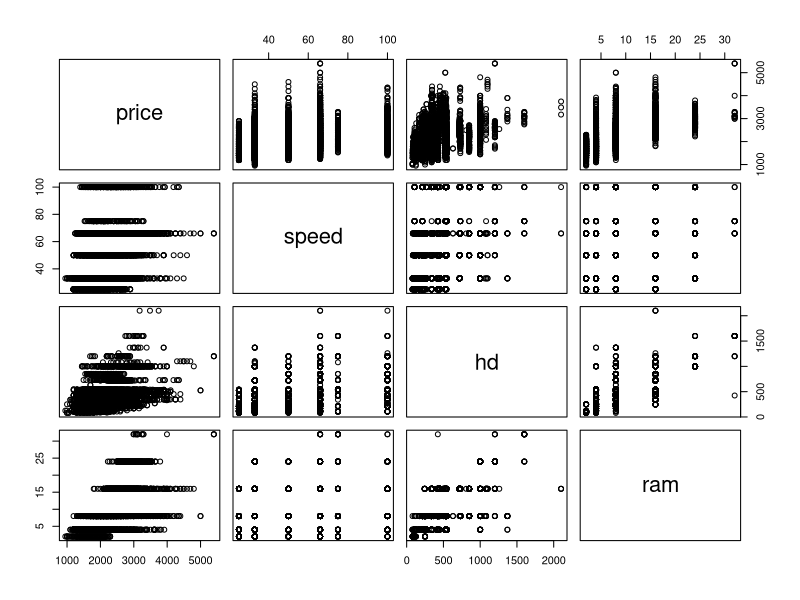
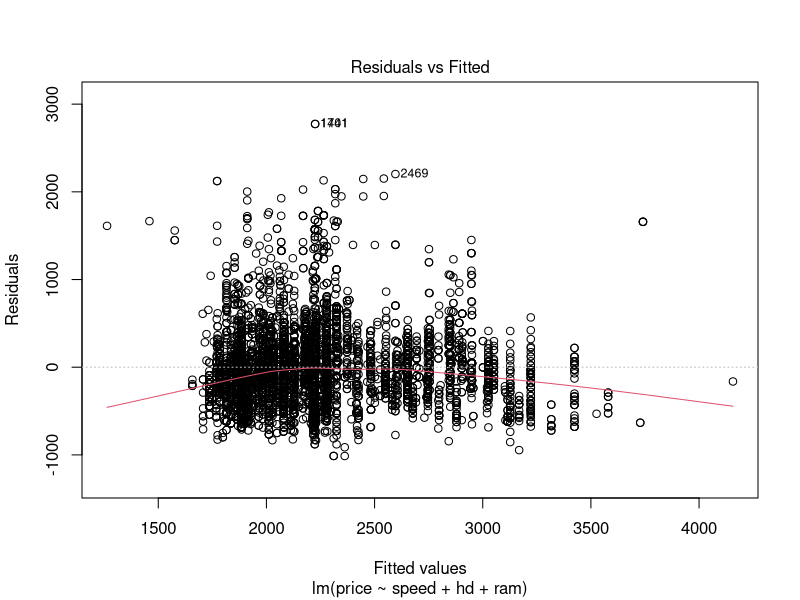
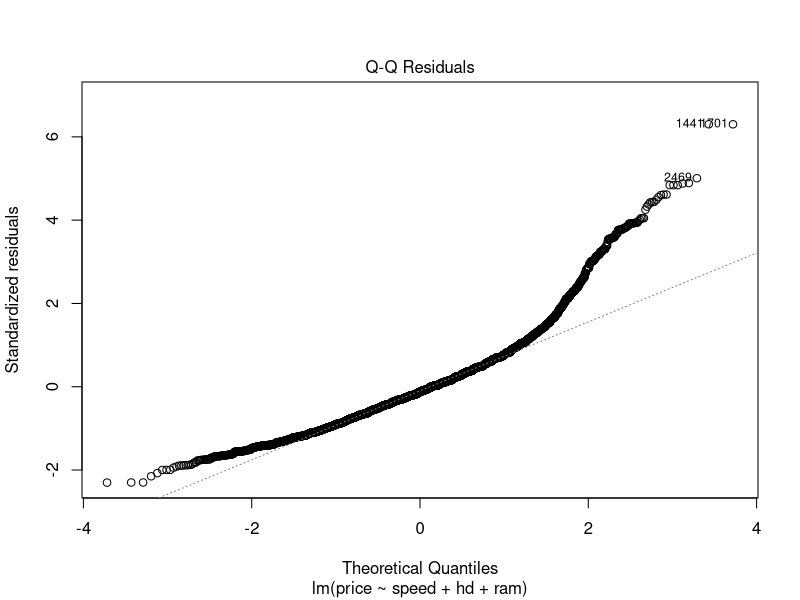
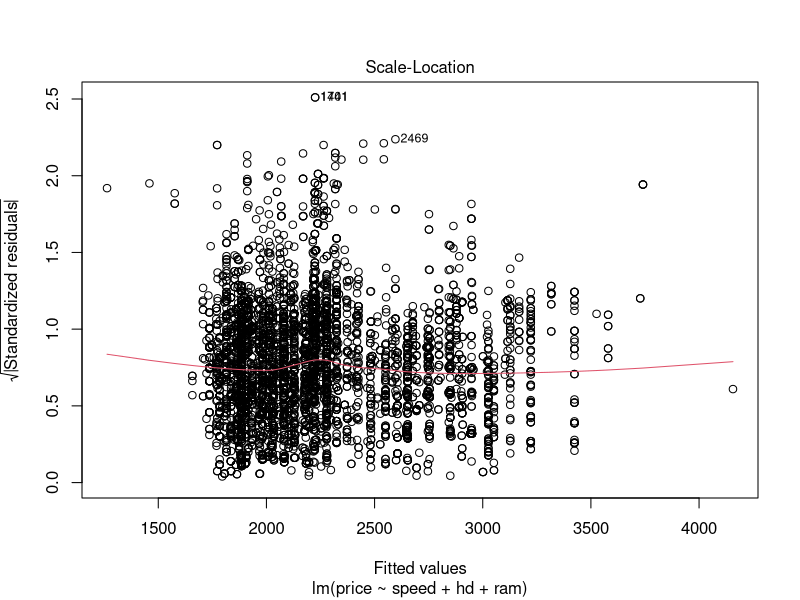
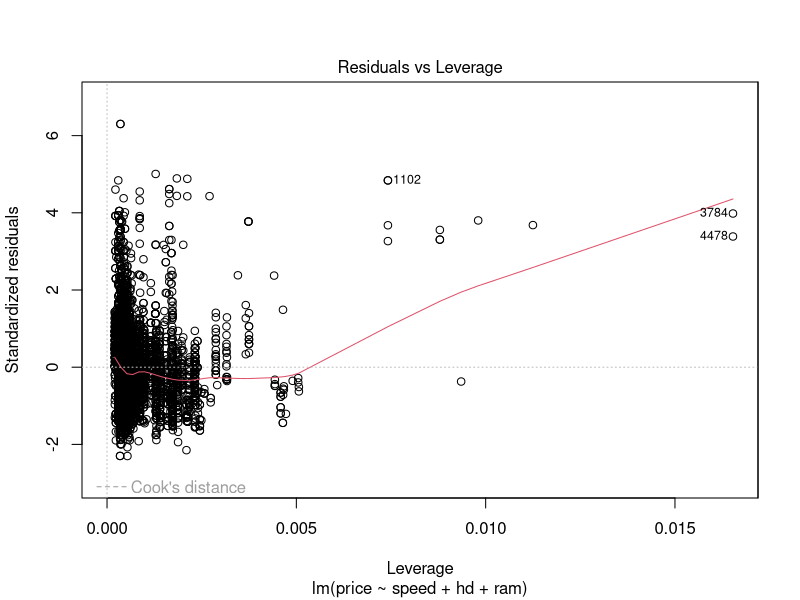
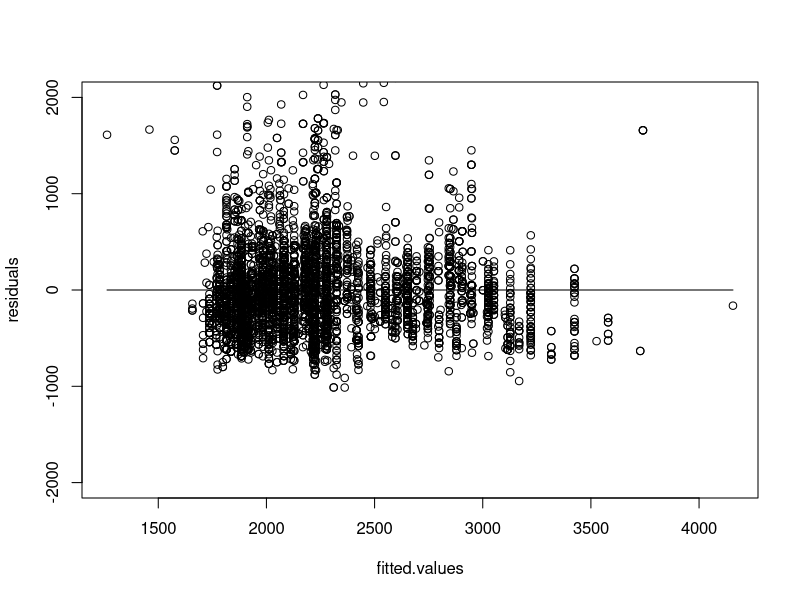
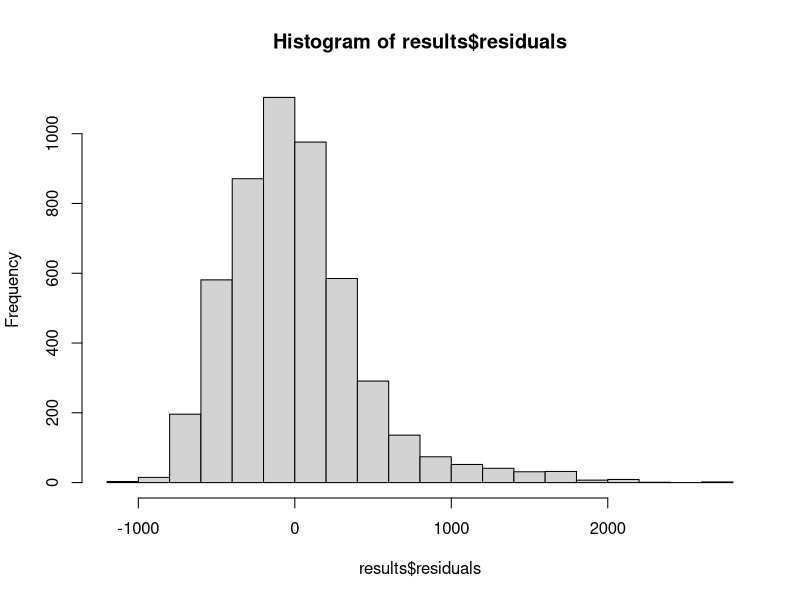
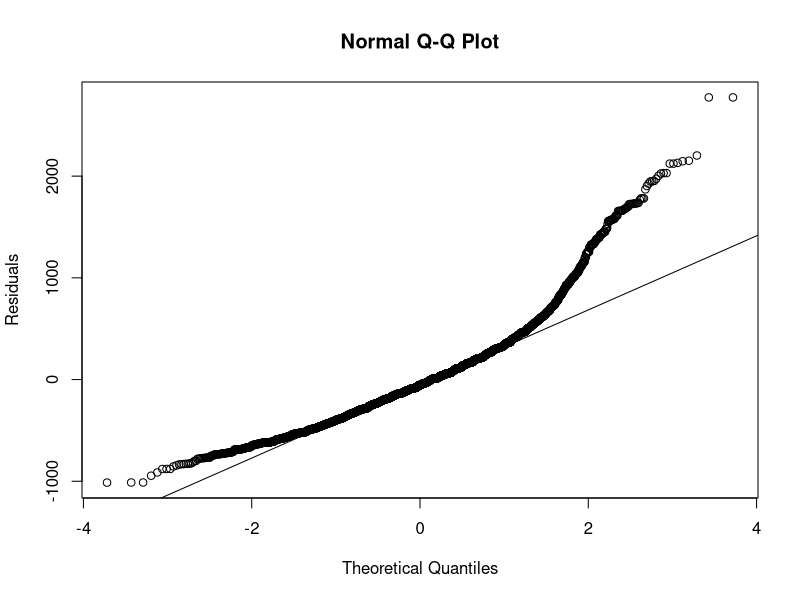

Write the R code that produced these figures, in order.

library("Metrics")
####Data preparation:
#1 import
setwd("D:/PCs prices prediction project/")
computers <- read.csv("Computers.csv")
str(computers)
computers$X<-NULL
any(is.na(computers))  ##check null values
View(computers)
computers_input<-computers[,c(1,2,3,4)]
colnames<-c("price", "speed", "hd","ram")
summary(computers_input)
plot(computers_input)

#2 training and testing datasets
trainingRowIndex<-sample(1:nrow(computers), 0.8*nrow(computers))
trainingData<-computers[trainingRowIndex,]
testData<-computers[-trainingRowIndex,]
View(testData)


####model building
#1 find the most significant variables and excluse tha variables with high F value 
results <- lm(price~speed + hd + ram , trainingData) #model building
summary(results)
plot(results)
#price=b0+ b1speed + b2hd + b3ram + b4screen+err

#2 draw the residuals
with(results, { plot(fitted.values, residuals,ylim=c(-2000,2000) )
  points(c(min(fitted.values),max(fitted.values)),
         c(0,0), type = "l")})  
hist(results$residuals)  
qqnorm(results$residuals, ylab="Residuals") 
qqline(results$residuals) 
confint(results, level = .95)

#3 model evaluation (accuracy)
pred<-predict(results, testData)
pred
rmse<- sqrt(mean(pred-testData$price)^2) # root mean squared error #measure of the standard deviation of the residuals
rmse
mae<-mae(pred, testData$price) #mean absolute error #measure of errors #distance between  
mae
mape<-mape(pred, testData$price) #mean absolute percentage error #measure of accuracy in precentage
mape
plot(pred,testData$price,  #to show the actual vs predicted prices
     xlab="predicted",ylab="actual")
abline(a=0,b=1)


#4 prediction 
speed <- 40
hd <- 350 
ram <- 8
new_obj <- data.frame(speed, hd, ram)
conf_obj <- predict(results,new_obj,level=.95,interval="confidence") #predict on the actual population 
conf_obj   

pred_obj <- predict(results,new_obj,level=.95,interval="prediction") #predict on the predicted population 
pred_obj
